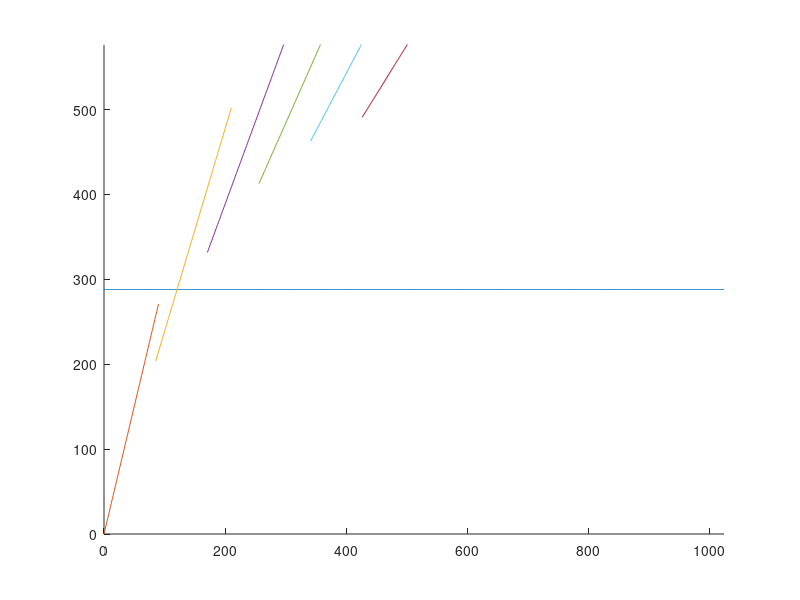

Source code (MATLAB):
clear all; close all; clc;

aspectRatio = 16/9;
viewWidth = 1024;
viewHeight = viewWidth / aspectRatio;

xx = 0:viewWidth;   % x-axis

% Tops of note regions
upperBound = viewHeight/2 * ones(size(xx));

figure(), hold on;
plot(xx, upperBound);
xlim([0 viewWidth]);
ylim([0 viewHeight]);

% Note regions
nRegions = 12;
regionWidth = viewWidth / nRegions;

% Angles of region boundary lines
theta = 90 - linspace(pi/4, 3*pi/4, nRegions+1);

for i = 1:length(theta) / 2
    
    % Coordinates of upper point on region boundary line
    x(i) = upperBound(1) * cos(theta(i));
    y(i) = upperBound(1) * sin(theta(i));
    m(i) = y / x;  % Boundary line slope
    
    x0 = (i-1)*regionWidth;
    regionBoundX = x0:x0 + x(i);
    
    regionBoundY = m(i) * regionBoundX;     % y = mx + b
    
    plot(regionBoundX, regionBoundY);
%     pause(1);
end

hold off;







